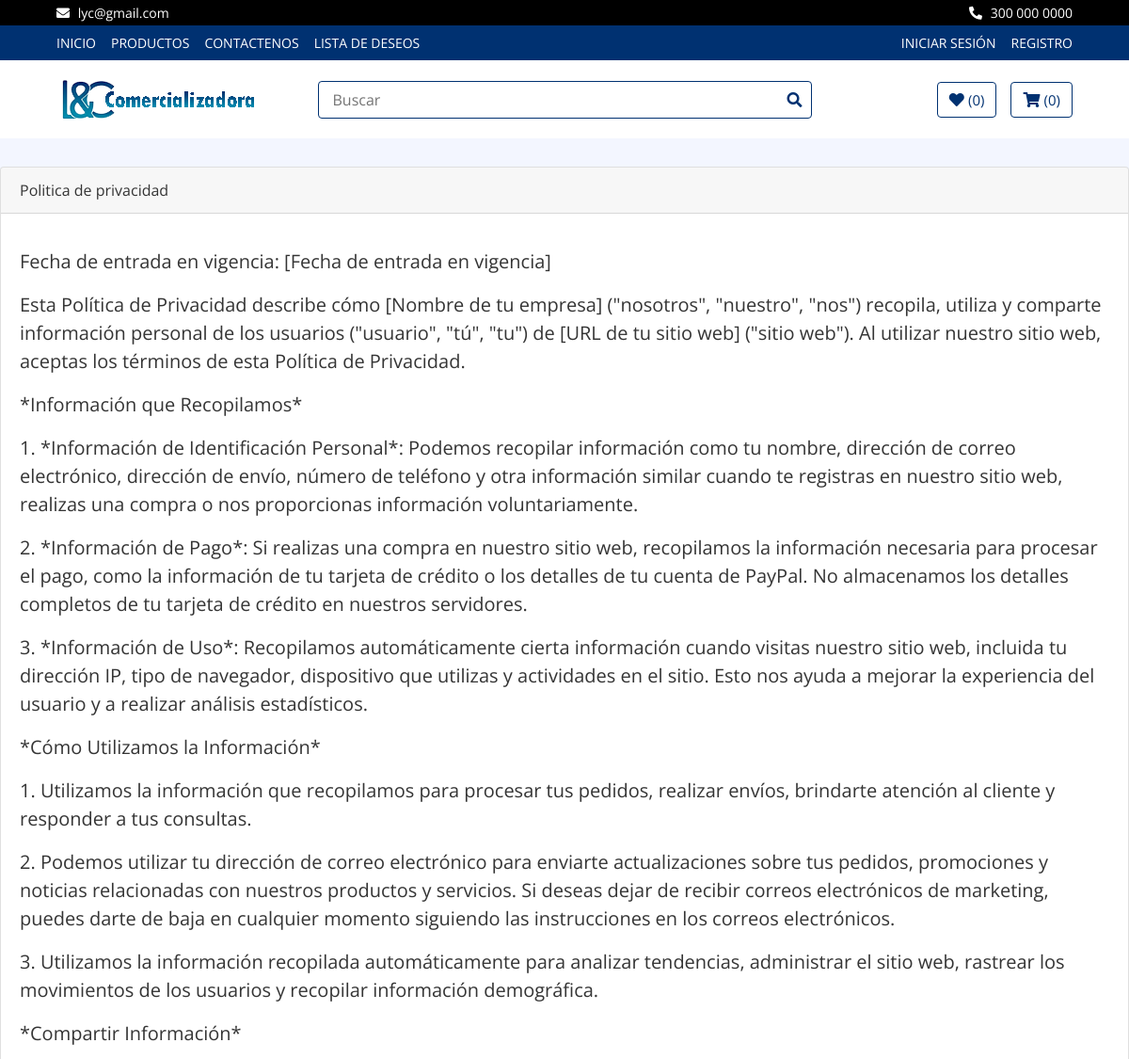
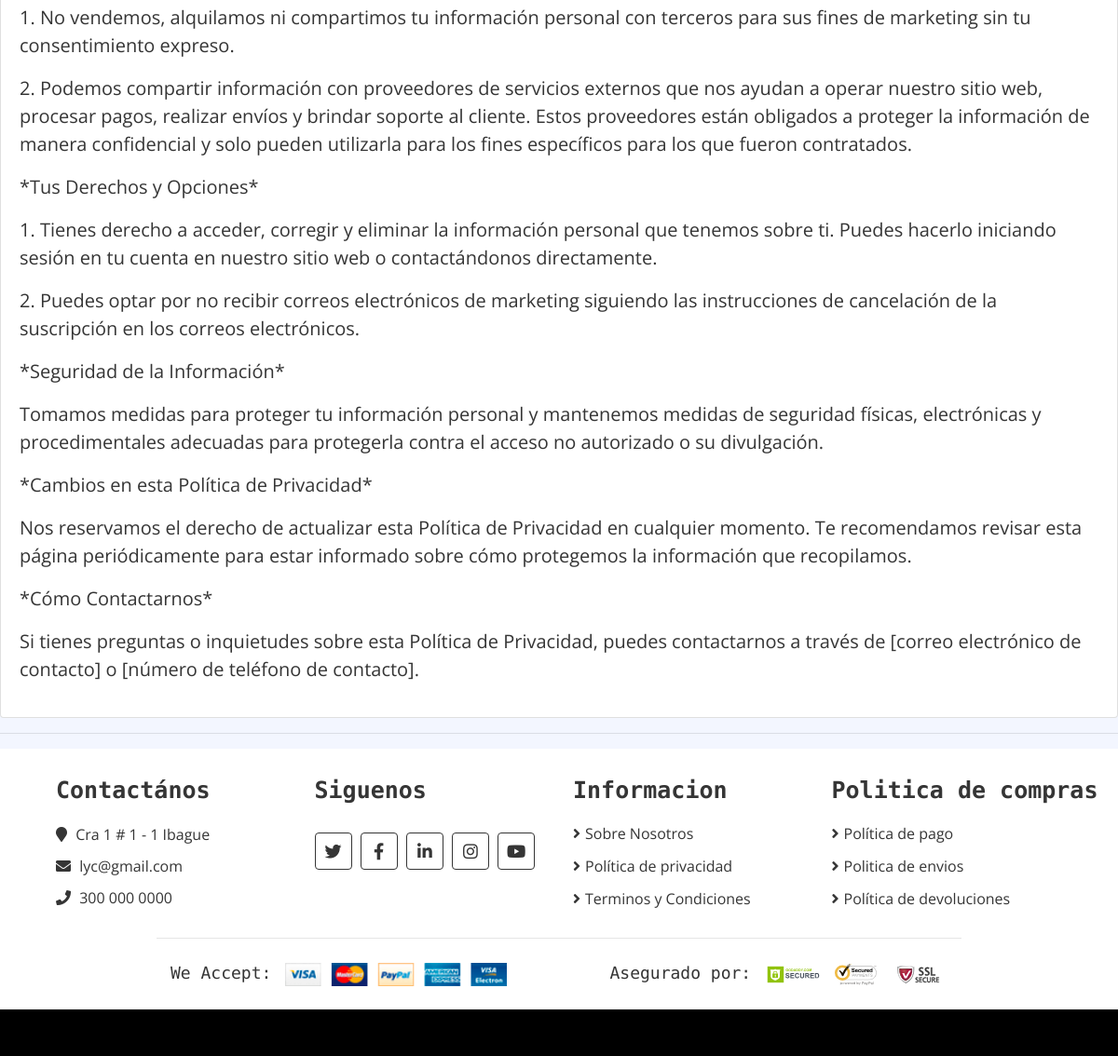
Page /politicas/politica-privacidad/ on the committed database (2 pictures, top to bottom).
### politicas/models.py (models this page shows, shortened)
class CorreoEmpresa(models.Model):
    direccion = models.CharField(max_length=100)
    correo = models.EmailField(unique=True)
    telefono = models.CharField(max_length=20)

class Polprivacidad(models.Model):
    titulo = models.CharField(max_length=50)
    contenido = RichTextField()

### politicas/views.py (the view)
# urls.py: path('politica-privacidad/', views.privacidad, name='politica-privacidad'),
def privacidad(request):
    polprivas = Polprivacidad.objects.all()
    return render(request, 'politicas/politica_privacidad.html',{'polprivas':polprivas})

### core/context_processors.py (called while the page is built)
def correo_empresa(request):
    correo_empresa = CorreoEmpresa.objects.first()
    return {'correo_empresa': correo_empresa}

### politicas/templates/politicas/politica_privacidad.html (shortened to what this page needs)
{% extends 'core/base.html'%}
{% load static %}
{% block content%}
    {%for polpriva in polprivas%}
        <div class="card">
            <div class="card-header">{{polpriva.titulo}}</div>
            <div class="card-body">
                <blockquote class="blockquote mb-0">
                    <p>{{polpriva.contenido | safe}}</p>
                </blockquote>
            </div>
        </div>
    {%endfor%}
{% endblock %}

### core/templates/core/base.html (shortened to what this page needs)
<!DOCTYPE html>
<html lang="es">
<head>
  {% load static %}
  <link rel="stylesheet" href="https://cdnjs.cloudflare.com/ajax/libs/font-awesome/5.15.3/css/all.min.css">
  <link href="https://stackpath.bootstrapcdn.com/bootstrap/4.4.1/css/bootstrap.min.css" rel="stylesheet" />
  <link href="https://cdnjs.cloudflare.com/ajax/libs/font-awesome/5.10.0/css/all.min.css" rel="stylesheet" />
  <link href="{% static 'core/css/mainstyle.css' %}" rel="stylesheet" />
  <link rel="stylesheet" href="{% static 'lib/slick/slick.css' %}" type="text/css">
  <link rel="stylesheet" href="{% static 'lib/slick/slick-theme.css' %}" type="text/css">
</head>
  <body>
    <div class="top-bar">
      <div class="container-fluid">
        <div class="row">
          <div class="col-sm-6">
            <i class="fa fa-envelope"></i>
            {{ correo_empresa.correo }}
          </div>
          <div class="col-sm-6">
            <i class="fa fa-phone-alt"></i>
            {{ correo_empresa.telefono }}
          </div>
        </div>
      </div>
    </div>
    <div class="nav">
      <div class="container-fluid">
        <nav class="navbar navbar-expand-md bg-dark navbar-dark">
          <div class="collapse navbar-collapse justify-content-between" id="navbarCollapse">
            <div class="navbar-nav mr-auto">
              <a href="{% url 'home' %}" class="nav-item nav-link">Inicio</a>
              <a href="{% url 'product_list' %}" class="nav-item nav-link">Productos</a>
              <a href="{% url 'contact' %}" class="nav-item nav-link">Contactenos</a>
              <a href="{% url 'wishlist' %}" class="nav-item nav-link">Lista de Deseos</a>
            </div>
            <div class="navbar-nav ml-auto">
              {% if not request.user.is_authenticated %}
                <li class="nav-item">
                  <a class="nav-link" href="{% url 'login' %}">Iniciar sesión</a>
                </li>
                <li class="nav-item">
                  <a class="nav-link" href="{% url 'signup' %}">Registro</a>
                </li>
              {% endif %}
            </div>
          </div>
        </nav>
      </div>
    </div>
    <header class="masthead">
      <div class="bottom-bar">
        <div class="container-fluid">
          <div class="row align-items-center">
            <div class="col-md-3">
              <div class="logo">
                <a href="{% url 'home' %}">
                  <img src="/static/core/img/logo.png" alt="Logo" />
                </a>
              </div>
            </div>
            <div class="col-md-6">
              <div class="search">
                <input type="text" placeholder="Buscar" />
                <button><i class="fa fa-search"></i></button>
              </div>
            </div>
            <div class="col-md-3">
              <div class="user">
                <a href="{% url 'wishlist' %}" class="btn wishlist">
                  <i class="fa fa-heart"></i>
                  <span>(0)</span>
                </a>
                <a href="{% url 'cart' %}" class="btn cart">
                  <i class="fa fa-shopping-cart"></i>
                  <span>({{ request.session.cart|length }})</span>
                </a>
              </div>
            </div>
          </div>
        </div>
      </div>
    </header>
    {% block content%}
    {% endblock%}
    {% if request.path != "/" %}
    <hr />
    {% endif %}
    <div class="footer_container">
      <div class="footer">
        <div class="container-fluid">
          <div class="row">
            <div class="col-lg-3 col-md-6">
              <div class="footer-widget">
                <h2>Contactános</h2>
                <div class="contact-info">
                  <p>
                    <i class="fa fa-map-marker"></i> {{ correo_empresa.direccion }}
                  </p>
                  <p>
                    <i class="fa fa-envelope"></i>
                    <a href="mailto:{{ correo_empresa.correo }}" target="_blank"
                      style="color: #353535; text-decoration: none;">{{ correo_empresa.correo }}</a>
                  </p>
                  <p><i class="fa fa-phone"></i> {{ correo_empresa.telefono }}</p>
                </div>
              </div>
            </div>
            <div class="col-lg-3 col-md-6">
              <div class="footer-widget">
                <h2>Siguenos</h2>
                <div class="contact-info">
                  <div class="social">
                    <a href="https://twitter.com/" target="_blank"><i class="fab fa-twitter"></i></a>
                    <a href="https://www.facebook.com/" target="_blank"><i class="fab fa-facebook-f"></i></a>
                    <a href="https://www.linkedin.com/" target="_blank"><i class="fab fa-linkedin-in"></i></a>
                    <a href="https://www.instagram.com/" target="_blank"><i class="fab fa-instagram"></i></a>
                    <a href="https://www.youtube.com/" target="_blank"><i class="fab fa-youtube"></i></a>
                  </div>
                </div>
              </div>
            </div>
            <div class="col-lg-3 col-md-6">
              <div class="footer-widget">
                <h2>Informacion</h2>
                <ul>
                  <li><a href="{% url 'sobre-nosotros' %}">Sobre Nosotros</a></li>
                  <li><a href="{% url 'politica-privacidad' %}">Política de privacidad</a></li>
                  <li><a href="{% url 'terminos-condiciones' %}">Terminos y Condiciones</a></li>
                </ul>
              </div>
            </div>
            <div class="col-lg-3 col-md-6">
              <div class="footer-widget">
                <h2>Politica de compras</h2>
                <ul>
                  <li><a href="{% url 'politica-pagos' %}">Política de pago</a></li>
                  <li><a href="{% url 'politica-envios' %}">Politica de envios</a></li>
                  <li><a href="{% url 'politica-devoluciones' %}">Política de devoluciones</a></li>
                </ul>
              </div>
            </div>
          </div>
          <div class="row payment align-items-center">
            <div class="col-md-6">
              <div class="payment-method">
                <h2>We Accept:</h2>
                <img src="{% static 'core/img/payment-method.png' %}" alt="Payment Method" />
              </div>
            </div>
            <div class="col-md-6">
              <div class="payment-security">
                <h2>Asegurado por:</h2>
                <img src="{% static 'core/img/godaddy.svg' %}" alt="Payment Security" />
                <img src="{% static 'core/img/norton.svg' %}" alt="Payment Security" />
                <img src="{% static 'core/img/ssl.svg' %}" alt="Payment Security" />
              </div>
            </div>
          </div>
        </div>
      </div>
      <div class="footer-bottom">
      </div>
    </div>
  </body>
</html>

### core/static/core/css/mainstyle.css (style rules this page uses)
body { color: #353535; font-family: 'Open Sans', sans-serif; font-weight: 400; background: #f3f6ff; }
a { color: #003171; }
h2 { font-family: 'Source Code Pro', monospace; font-weight: 700; }
@media (min-width: 992px) { .container-fluid { padding-right: 60px; padding-left: 60px; } }
.btn { color: #003171; background: #ffffff; border: 1px solid #003171; }
.top-bar { padding: 3px 0; font-size: 14px; color: #ffffff; background: #000000; }
.top-bar i { margin-right: 5px; }
.top-bar .col-sm-6:first-child { text-align: left; }
.top-bar .col-sm-6:last-child { text-align: right; }
.nav { position: relative; }
@media (min-width: 992px) { .nav .container-fluid { padding-left: 52px; padding-right: 52px; } }
.nav .navbar { height: 100%; padding: 0; }
@media (min-width: 768px) { .nav, .nav .navbar { background: #003171 !important; } }
@media (min-width: 768px) { .nav .navbar-dark a.nav-link { color: #ffffff; font-size: 14px; text-transform: uppercase; } }
.bottom-bar { padding: 15px 0; background: #ffffff; margin-bottom: 30px; }
.bottom-bar .logo { text-align: left; overflow: hidden; }
.bottom-bar .logo a img { max-height: 60px; }
.bottom-bar .search { width: 100%; }
.bottom-bar .search input[type=text] { width: 100%; height: 40px; padding: 0 15px; color: #666666; border: 1px solid #003171; border-radius: 4px; }
.bottom-bar .search button { position: absolute; width: 40px; height: 38px; top: 1px; right: 16px; padding: 0 15px; border: none; background: none; color: #003171; border-radius: 0 2px 2px 0; }
.bottom-bar .user { font-size: 0; text-align: right; }
.bottom-bar .user .wishlist { margin-right: 15px; }
.bottom-bar .user .cart i, .bottom-bar .user .wishlist i { color: #003171; }
.bottom-bar .user .cart span, .bottom-bar .user .wishlist span { color: #003171; font-size: 15px; }
@media (min-width: 768px) { .bottom-bar { max-height: 90px; } }
.footer { position: relative; padding: 30px 0 0 0; background: #ffffff; }
.footer .footer-widget { position: relative; width: 100%; margin-bottom: 30px; }
.footer .footer-widget h2 { font-size: 25px; white-space: nowrap; margin-bottom: 20px; }
.footer .footer-widget ul { margin: 0; padding: 0; list-style: none; }
.footer .footer-widget ul li { margin-bottom: 12px; }
.footer .footer-widget ul li:last-child { margin-bottom: 0; }
.footer .footer-widget ul li a { color: #353535; white-space: nowrap; display: block; line-height: 23px; transition: all .3s; }
.footer .footer-widget ul li a::before { content: '\f105'; font-family: 'Font Awesome 5 Free'; font-weight: 900; padding-right: 5px; }
.footer .contact-info p { margin-bottom: 10px; font-size: 16px; }
.footer .contact-info p i { margin-right: 5px; }
.footer .social { position: relative; width: 100%; }
.footer .social a { display: inline-block; margin: 10px 5px 0 0; width: 40px; height: 40px; padding: 6px 0; text-align: center; font-size: 18px; color: #353535; border: 1px solid #353535; border-radius: 4px; transition: all .3s; }
.footer .payment { padding-top: 25px; padding-bottom: 25px; border-top: 1px solid rgba(0,0,0,.1); }
@media (min-width: 992px) { .footer .payment { max-width: 80%; margin: 0 auto; } }
.footer .payment-method, .footer .payment-security { overflow: hidden; }
.footer .payment-method { text-align: left; }
.footer .payment-security { text-align: right; }
.footer .payment-method h2, .footer .payment-security h2 { display: inline-block; margin: 0 10px 0 0; font-size: 18px; font-weight: 400; line-height: 22px; }
.footer .payment-method img, .footer .payment-security img { height: 25px; }
.footer-bottom { position: relative; padding: 25px 0; background: #000000; }

### rows in the picture
CorreoEmpresa: correo "lyc@gmail.com", telefono "300 000 0000", direccion "Cra 1 # 1 - 1 Ibague"
Polprivacidad: titulo "Politica de privacidad", contenido "Fecha de entrada en vigencia: [Fecha de entrada en vigencia] Esta Política de Privacidad describe cómo [Nombre de tu empresa] (\"nosotros\", \"nuestro\", \"nos\") recopila, utiliza y comparte información personal de los usuarios (\"usuario\", \"tú\", \"tu\") de [URL de tu sitio web] (\"sitio web\"). Al utilizar nuestro sitio web, aceptas los términos de esta Política de Privacidad. *Información que Recopilamos* 1. *Información de Identificación Personal*: Podemos recopilar información como tu nombre, dirección de correo electrónico, dirección de envío, número de teléfono y otra información similar cuando te registras en nuestro sitio web, realizas una compra o nos proporcionas información…"

### other values in the picture
{{ request.session.cart|length }} "0"
